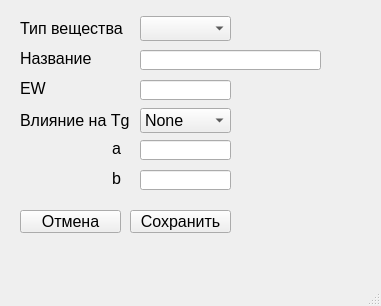
<?xml version="1.0" encoding="UTF-8"?>
<ui version="4.0">
 <class>Add_material</class>
 <widget class="QMainWindow" name="Add_material">
  <property name="geometry">
   <rect>
    <x>0</x>
    <y>0</y>
    <width>381</width>
    <height>306</height>
   </rect>
  </property>
  <property name="font">
   <font>
    <pointsize>12</pointsize>
   </font>
  </property>
  <property name="windowTitle">
   <string>Добавить сырьё</string>
  </property>
  <widget class="QWidget" name="centralwidget">
   <widget class="QLabel" name="label">
    <property name="geometry">
     <rect>
      <x>20</x>
      <y>50</y>
      <width>81</width>
      <height>16</height>
     </rect>
    </property>
    <property name="font">
     <font>
      <pointsize>12</pointsize>
     </font>
    </property>
    <property name="text">
     <string>Название</string>
    </property>
   </widget>
   <widget class="QLineEdit" name="mat_name">
    <property name="geometry">
     <rect>
      <x>140</x>
      <y>50</y>
      <width>181</width>
      <height>20</height>
     </rect>
    </property>
   </widget>
   <widget class="QLabel" name="label_2">
    <property name="geometry">
     <rect>
      <x>20</x>
      <y>20</y>
      <width>111</width>
      <height>16</height>
     </rect>
    </property>
    <property name="font">
     <font>
      <pointsize>12</pointsize>
     </font>
    </property>
    <property name="text">
     <string>Тип вещества</string>
    </property>
   </widget>
   <widget class="QComboBox" name="mat_type">
    <property name="geometry">
     <rect>
      <x>140</x>
      <y>16</y>
      <width>91</width>
      <height>25</height>
     </rect>
    </property>
   </widget>
   <widget class="QLineEdit" name="mat_EW">
    <property name="geometry">
     <rect>
      <x>140</x>
      <y>80</y>
      <width>91</width>
      <height>20</height>
     </rect>
    </property>
   </widget>
   <widget class="QLabel" name="label_3">
    <property name="geometry">
     <rect>
      <x>20</x>
      <y>80</y>
      <width>81</width>
      <height>16</height>
     </rect>
    </property>
    <property name="font">
     <font>
      <pointsize>12</pointsize>
     </font>
    </property>
    <property name="text">
     <string>EW</string>
    </property>
   </widget>
   <widget class="QLabel" name="label_4">
    <property name="geometry">
     <rect>
      <x>20</x>
      <y>100</y>
      <width>121</width>
      <height>41</height>
     </rect>
    </property>
    <property name="font">
     <font>
      <pointsize>12</pointsize>
     </font>
    </property>
    <property name="text">
     <string>Влияние на Tg</string>
    </property>
   </widget>
   <widget class="QComboBox" name="tg_inf_type">
    <property name="geometry">
     <rect>
      <x>140</x>
      <y>108</y>
      <width>91</width>
      <height>25</height>
     </rect>
    </property>
    <item>
     <property name="text">
      <string>None</string>
     </property>
    </item>
    <item>
     <property name="text">
      <string>Line</string>
     </property>
    </item>
    <item>
     <property name="text">
      <string>Exp</string>
     </property>
    </item>
   </widget>
   <widget class="QLabel" name="label_5">
    <property name="geometry">
     <rect>
      <x>20</x>
      <y>140</y>
      <width>101</width>
      <height>16</height>
     </rect>
    </property>
    <property name="font">
     <font>
      <pointsize>12</pointsize>
     </font>
    </property>
    <property name="layoutDirection">
     <enum>Qt::LeftToRight</enum>
    </property>
    <property name="text">
     <string>a</string>
    </property>
    <property name="alignment">
     <set>Qt::AlignRight|Qt::AlignTrailing|Qt::AlignVCenter</set>
    </property>
   </widget>
   <widget class="QLabel" name="label_6">
    <property name="geometry">
     <rect>
      <x>20</x>
      <y>170</y>
      <width>101</width>
      <height>16</height>
     </rect>
    </property>
    <property name="font">
     <font>
      <pointsize>12</pointsize>
     </font>
    </property>
    <property name="layoutDirection">
     <enum>Qt::LeftToRight</enum>
    </property>
    <property name="text">
     <string>b</string>
    </property>
    <property name="alignment">
     <set>Qt::AlignRight|Qt::AlignTrailing|Qt::AlignVCenter</set>
    </property>
   </widget>
   <widget class="QLineEdit" name="koef_a">
    <property name="geometry">
     <rect>
      <x>140</x>
      <y>140</y>
      <width>91</width>
      <height>20</height>
     </rect>
    </property>
   </widget>
   <widget class="QLineEdit" name="koef_b">
    <property name="geometry">
     <rect>
      <x>140</x>
      <y>170</y>
      <width>91</width>
      <height>20</height>
     </rect>
    </property>
   </widget>
   <widget class="QPushButton" name="save_but">
    <property name="geometry">
     <rect>
      <x>130</x>
      <y>210</y>
      <width>101</width>
      <height>23</height>
     </rect>
    </property>
    <property name="text">
     <string>Сохранить</string>
    </property>
   </widget>
   <widget class="QPushButton" name="cancel_but">
    <property name="geometry">
     <rect>
      <x>20</x>
      <y>210</y>
      <width>101</width>
      <height>23</height>
     </rect>
    </property>
    <property name="text">
     <string>Отмена</string>
    </property>
   </widget>
  </widget>
  <widget class="QStatusBar" name="statusbar"/>
 </widget>
 <resources/>
 <connections/>
</ui>
